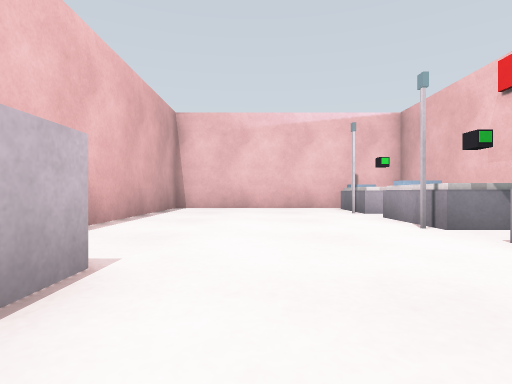
View 1 (above)

17 first-person views from a walk through a Gazebo world. The camera is 0.5 m above the floor, looks level and sees 80° across. The floor is counted in squares, 1 m on a side. Each view is taken from the middle of a square. On the plan, view 1 faces up. The plan holds only what a view shows up to about 9 squares ahead; the rest is blank. Robots are left out.

View 2
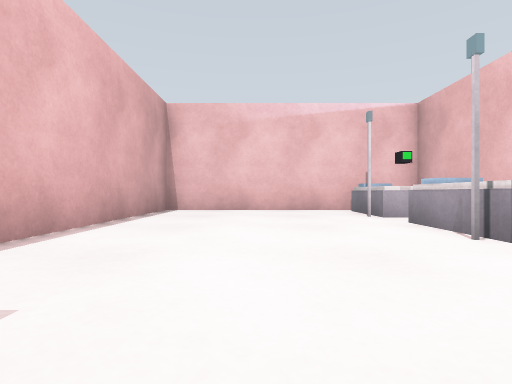

View 3
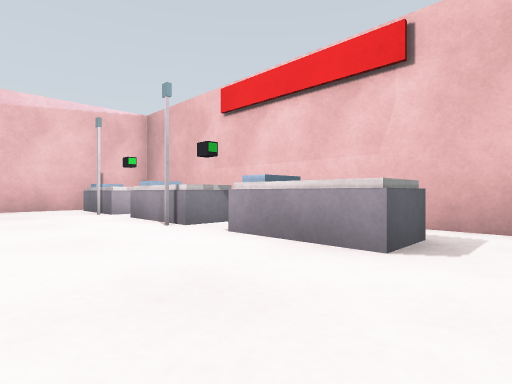

View 4
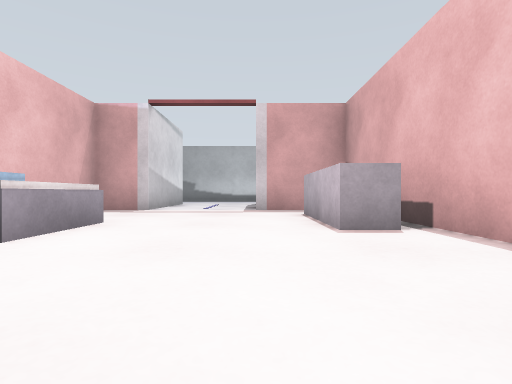

View 5
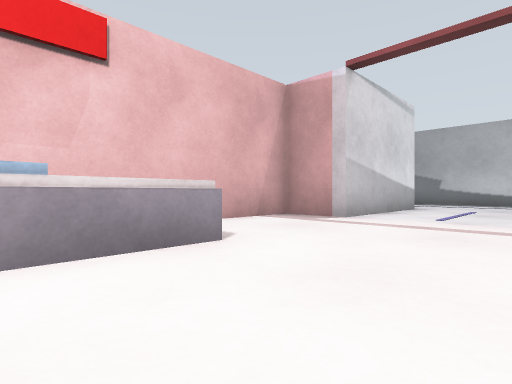

View 6
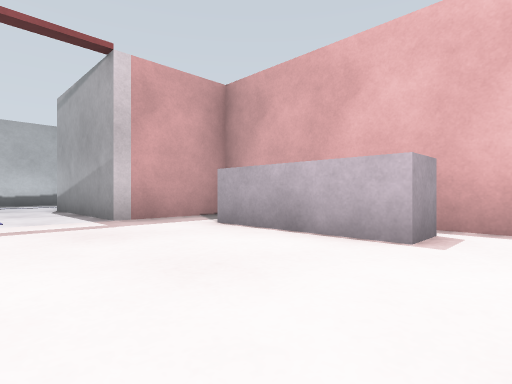

View 7
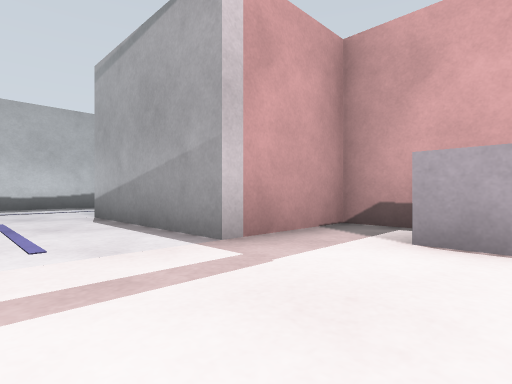

View 8
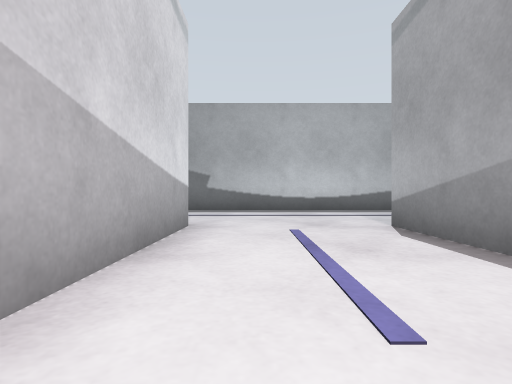

View 9
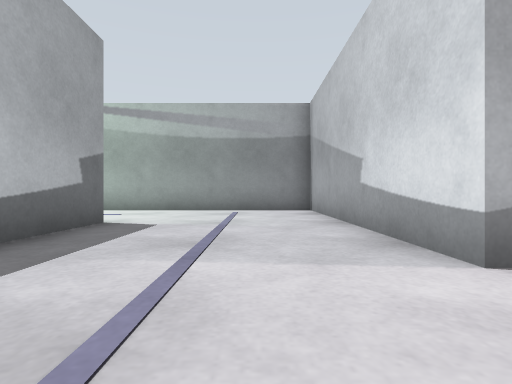

View 10
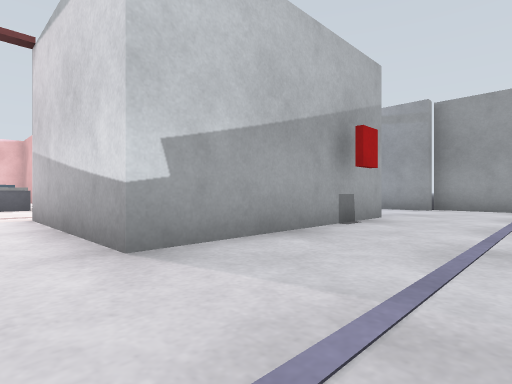

View 11
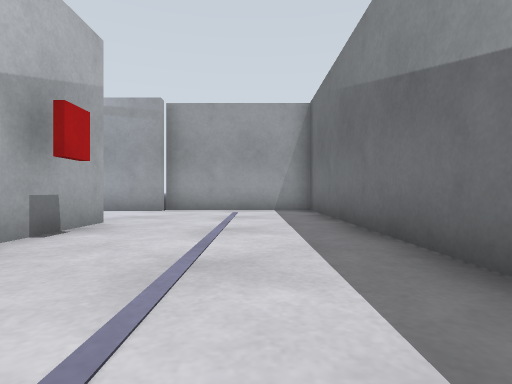

View 12
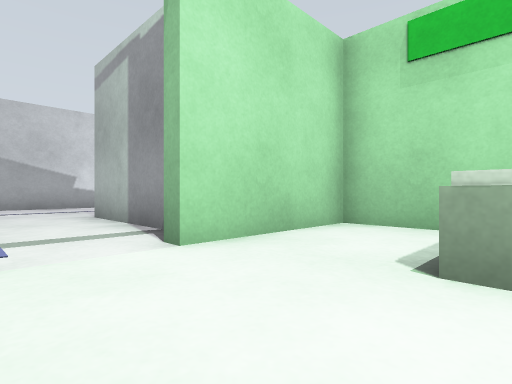

View 13
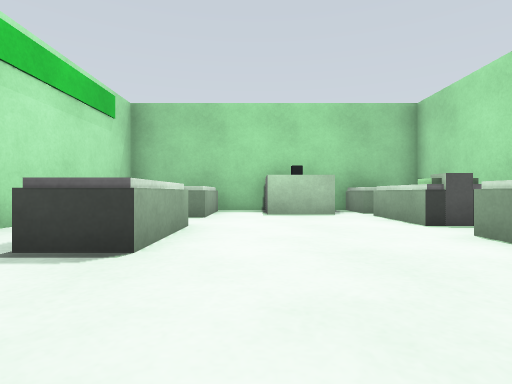

View 14
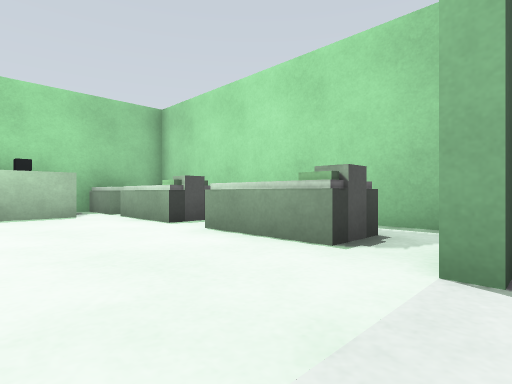

View 15
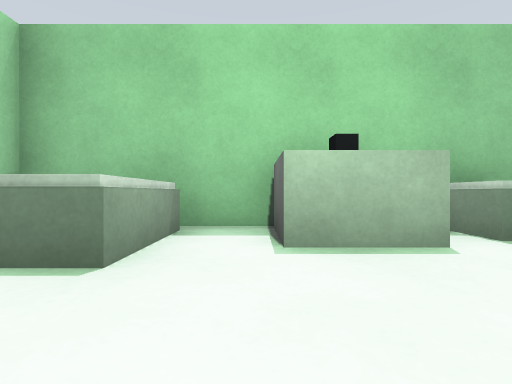

View 16
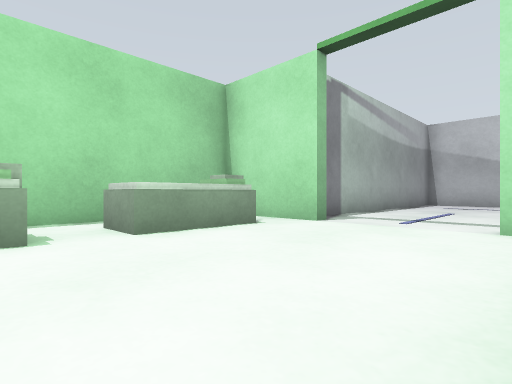

View 17
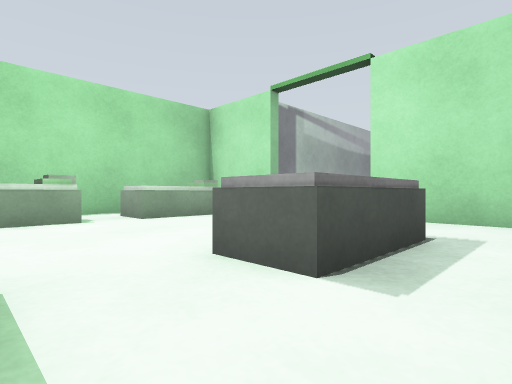

### Floor plan
Ten units are one square. View 1 is at (0, 0); x grows to the right and y downward. Boxes are objects, and circles mark ways between rooms. Rooms are numbered by the first view taken in them; rooms with no view inside come last. Other rooms are left out.
<svg viewBox="-90 -100 210 330">
<path fill="none" stroke="#000" d="M30 65 30 25 45 25 45 -95 -25 -95 -25 25 0 25 0 65M-5 166 -5 145 -35 145M-30 134 -30 105 115 105 115 65M-60 145 -85 145 -85 225 -5 225 -5 181M0 65 -65 65 -65 136M80 65 30 65M-65 211 -65 225"/>
<rect x="-25" y="-25" width="20" height="40" fill="#bbb"><title>grey box</title></rect>
<rect x="15" y="-45" width="10" height="10" fill="#bbb"><title>grey post</title></rect>
<rect x="15" y="-75" width="10" height="10" fill="#bbb"><title>grey post</title></rect>
<rect x="25" y="-25" width="10" height="20" fill="#bbb"><title>white box</title></rect>
<rect x="25" y="-35" width="10" height="10" fill="#bbb"><title>blue box</title></rect>
<rect x="25" y="-45" width="10" height="10" fill="#bbb"><title>black box</title></rect>
<rect x="25" y="-55" width="10" height="10" fill="#bbb"><title>white box</title></rect>
<rect x="25" y="-65" width="10" height="10" fill="#bbb"><title>blue box</title></rect>
<rect x="25" y="-75" width="10" height="10" fill="#bbb"><title>other object</title></rect>
<rect x="25" y="-85" width="10" height="10" fill="#bbb"><title>white box</title></rect>
<rect x="25" y="-95" width="10" height="10" fill="#bbb"><title>other object</title></rect>
<rect x="-75" y="215" width="10" height="10" fill="#bbb"><title>grey box</title></rect>
<rect x="-75" y="195" width="10" height="10" fill="#bbb"><title>grey box</title></rect>
<rect x="-75" y="185" width="10" height="10" fill="#bbb"><title>green box</title></rect>
<rect x="-75" y="165" width="10" height="10" fill="#bbb"><title>grey box</title></rect>
<rect x="-75" y="155" width="10" height="10" fill="#bbb"><title>green box</title></rect>
<rect x="-65" y="205" width="10" height="20" fill="#bbb"><title>grey box</title></rect>
<rect x="-55" y="205" width="10" height="20" fill="#bbb"><title>black box</title></rect>
<rect x="-35" y="195" width="20" height="30" fill="#bbb"><title>white box</title></rect>
<rect x="-35" y="165" width="20" height="20" fill="#bbb"><title>white box</title></rect>
<rect x="55" y="65" width="10" height="10" fill="#bbb"><title>red box</title></rect>
<circle cx="15" cy="60" r="3" fill="#2a7"/>
<text x="10" y="-30">1</text>
<text x="-10" y="150">2</text>
</svg>
Room 1 opens to room 2.

Where each view was taken, in squares from view 1:
view 1: 0 up, 0 right, facing up
view 2: 1 up, 0 right, facing up
view 3: 0 up, 0 right, facing up-right
view 4: 6 up, 0 right, facing down
view 5: 3 up, 0 right, facing down-right
view 6: 3 up, 2 right, facing down-left
view 7: 0 up, 2 right, facing down-left
view 8: 2 down, 2 right, facing down
view 9: 8 down, 2 right, facing left
view 10: 9 down, 2 right, facing up-right
view 11: 9 down, 3 right, facing right
view 12: 17 down, 5 left, facing up-right
view 13: 14 down, 4 left, facing down
view 14: 14 down, 4 left, facing down-left
view 15: 18 down, 4 left, facing down
view 16: 19 down, 3 left, facing up-left
view 17: 20 down, 1 left, facing up-left
